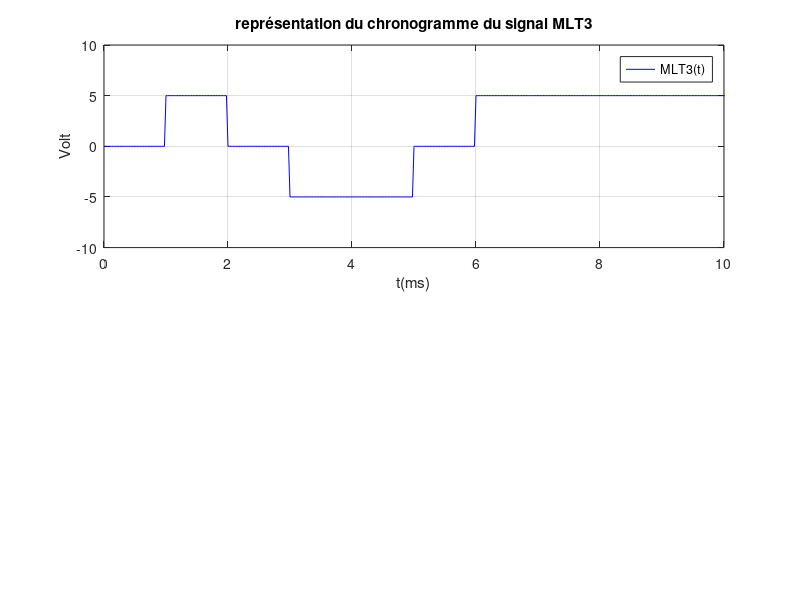

Write MATLAB code to recreate this figure. (Note: this script raises an error after producing the figure.)
%% Programme du codage BdB MLT3

%% Remise à zéro du contexte
clear;
clc;
close all;

%% Définition des variables
D=1000;                 % Débit en bits/s
Nech_bit=40;            % Nombre d'échantillons par symbole; doit être pair.
fe=D*Nech_bit;          % Fréquence d'échantillonnage.

Te=1/fe;                % Période d'échantillonnage
Tb=1/D;                 % Durée d'un bit

data=[0 1 1 1 0 1 1 0 0 0 0 0 0 0  1 0 ];  % Séquence utilisateur de 10 bits
data=[data randi([0 1],1,10000)];   % Ajoute 10000 bits aléatoires après la séquence utilisateur

Nb=size(data,2);        % Nombre de bits à transmettre
Nech=Nech_bit*Nb;       % Nombre total d'échantillons

Tmax=Nb*Tb;             % Durée de la trame
t=0:Te:Tmax-Te;         % Vecteur temps constitué de Ns*Nb échantilllons    


%% Création du signal MLT3
signal_MLT3=[];             % Initialisation du signal codé en MLT3
symbole_POS=5*ones(1,Nech_bit); % Dans le cas ou on a un bit de '1' on a une amplitude de 5V, on envoit donc une suite de 1 (ones)
symbole_NEG=-5*ones(1,Nech_bit); % Dans le cas ou on a un bit de '0' on a une amplitude de -5V, on envoit donc une suite de 1 (ones)
symbole_null=zeros(1,Nech_bit);
symbole_same=ones(1,Nech_bit);

state=true;
pos=0;
for n=1:Nb      % Codage des différents bits
     if (data(n)==1 && state==true && pos==0)
        signal_MLT3=[signal_MLT3 symbole_POS];
        state=false;
        pos=1;
     elseif (data(n)==1 && state==false && pos==1)
        signal_MLT3=[signal_MLT3 symbole_null];
        state=false;
        pos=0;
     elseif (data(n)==1 && state==false && pos==0)
        signal_MLT3=[signal_MLT3 symbole_NEG];
        state=true;
        pos=-1;
     elseif (data(n)==1 && state==true && pos==-1)
        signal_MLT3=[signal_MLT3 symbole_null];
        state=true;
        pos=0;   
     else
         signal_MLT3=[signal_MLT3 symbole_same*pos*5];
         state=state;
     end
    
end   


%% Affichage du chronogramme du signal MLT3
subplot(2,1,1)
plot(t*1000,signal_MLT3,"b"); %t en ms
title('représentation du chronogramme du signal MLT3')
xlabel('t(ms)')
ylabel('Volt')
legend('MLT3(t)')
axis([0 1000*10/D -10 10])  %affichage de 10 symboles
grid on

%% Calcul puis affichage du spectre su signal MLT3 
[X f]=spectre(signal_MLT3,fe,Nech);
subplot(2,1,2);
plot(f,X,"b");
title('Spectre en amplitude du signal codé en MLT3')
xlabel('f(Hz)')
ylabel('dBV')
legend('|MLT3(f)|')
axis([0 4*D -60 0])  %affichage entre 0 et 2*D (Hz)
grid on

